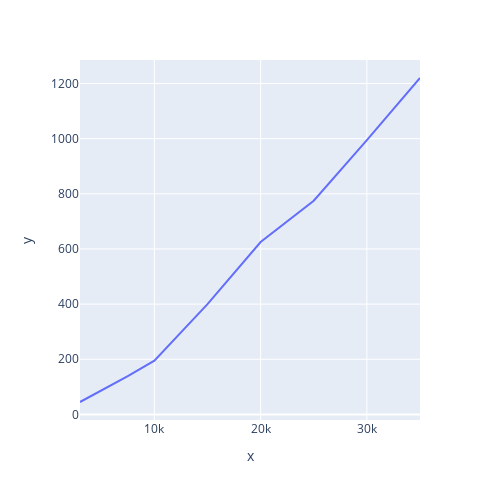

Source (notebook cell):
### Code cell
fig = px.line(x=samples, y=times, width=500, height=500)
fig.show()

### Figure 1 — Plotly figure (JSON) as saved in the notebook; plotly's stock layout.template omitted (floating-point values rounded to 4 significant figures)
{"data": [{"hovertemplate": "x=%{x}<br>y=%{y}<extra></extra>", "legendgroup": "", "line": {"color": "#636efa", "dash": "solid"}, "mode": "lines", "name": "", "orientation": "v", "showlegend": false, "type": "scatter", "x": [3000, 5000, 7500, 10000, 15000, 20000, 25000, 30000, 35000], "xaxis": "x", "y": [45, 86, 139, 195, 400, 625, 775, 995, 1220], "yaxis": "y"}], "layout": {"height": 500, "legend": {"tracegroupgap": 0}, "margin": {"t": 60}, "width": 500, "xaxis": {"anchor": "y", "autorange": true, "domain": [0, 1], "range": [3000, 35000], "title": {"text": "x"}, "type": "linear"}, "yaxis": {"anchor": "x", "autorange": true, "domain": [0, 1], "range": [-20.28, 1285.0], "title": {"text": "y"}, "type": "linear"}}}
